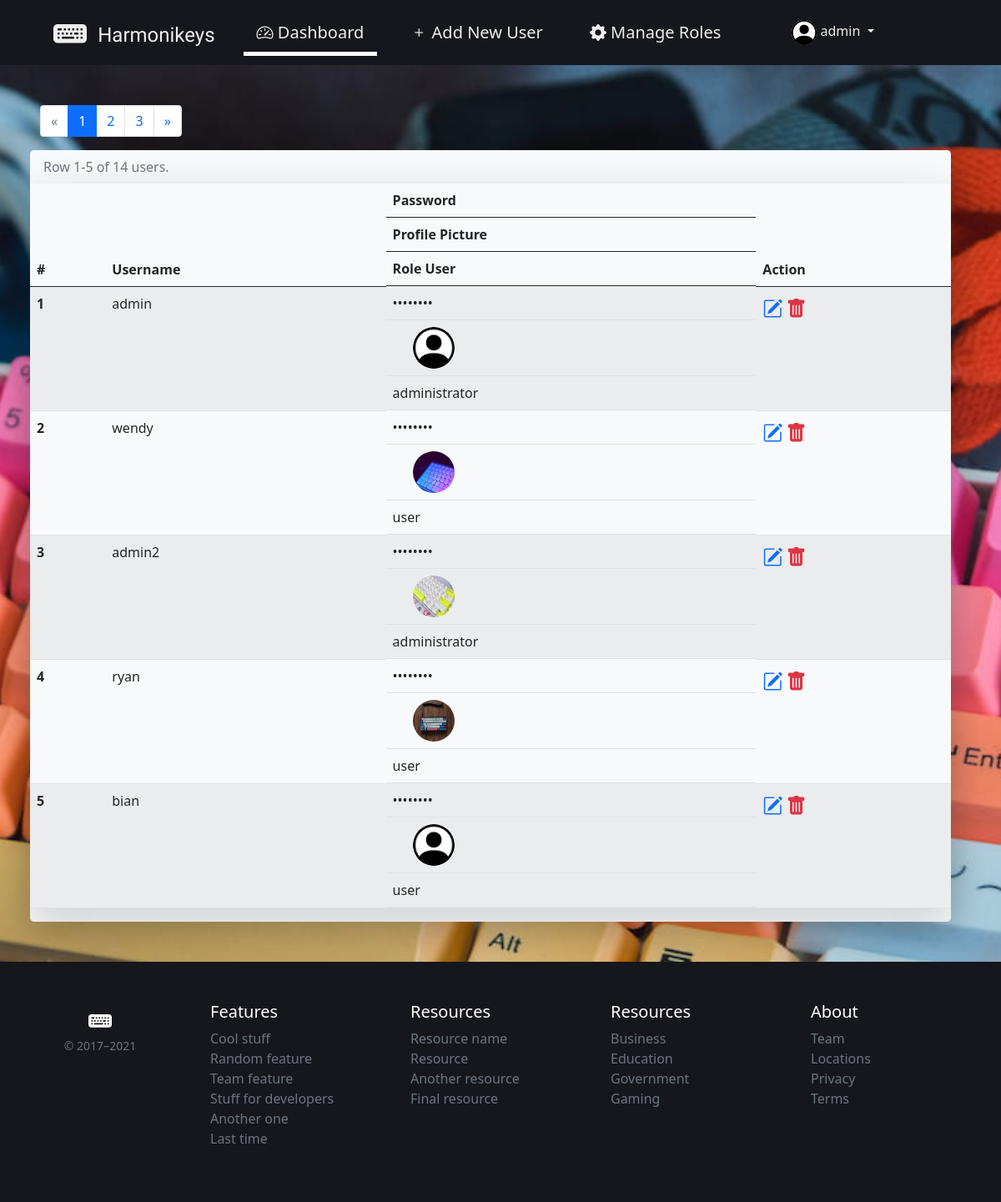
/admin/index.php (signed in), run on the app's committed database.
### tables this page shows
CREATE TABLE `tb_users` (
  `id` int(11) NOT NULL,
  `username` varchar(100) NOT NULL,
  `userpass` varchar(255) NOT NULL,
  `userimg` varchar(100) DEFAULT 'default_user_img.png',
  `userrole` varchar(50) NOT NULL DEFAULT 'user'
);

### helpers/functions.php (called while the page is built, shortened)
<?php
$conn = new mysqli("localhost", "root", "", "db_finalproject");
function query($query) {
  global $conn;
  $result = $conn->query($query);
  $rows = [];
  while ($row = mysqli_fetch_assoc($result)){
    $rows[] = $row;
  }
  return $rows;
}
?>

### admin/index.php (the view, shortened to what this page needs)
<?php
require "../helpers/functions.php";
if (isset($_SESSION["username"])) {
  $ses_username = $_SESSION["username"];
  $ses_data = query("SELECT * FROM tb_users WHERE username = '$ses_username'")[0];
}
$data_per_page = 5;
$data_total = count(query("SELECT * FROM tb_users"));
$page_total = ceil($data_total / $data_per_page);
$page_active = isset($_GET["page"]) ? $_GET["page"] : 1;
$page_first_data = ($data_per_page * $page_active) - $data_per_page;
$users = query("SELECT * FROM tb_users LIMIT $page_first_data, $data_per_page");
?>
<!doctype html>
<html lang="en">
<head>
  <link href="https://cdn.jsdelivr.net/npm/bootstrap@5.0.1/dist/css/bootstrap.min.css" rel="stylesheet"
>
  <link rel="stylesheet" href="https://cdn.jsdelivr.net/npm/bootstrap-icons@1.5.0/font/bootstrap-icons.css">
  <link rel="stylesheet" href="../pages/style.css">
</head>
<body>
  <header class="site-header sticky-top px-5" style="background-color: #16161d;">
    <div class="navbar navbar-expand-lg p-1">
      <div class="container d-flex flex-column flex-md-row">
        <div class="row w-100">
          <a href="" class="navbar-brand d-none d-lg-inline-block col-2">
            <i class="bi bi-keyboard-fill fs-1 d-inline-block"></i>
            <span class="d-inline-block fs-4 p-0 ps-2 position-relative"
              style="top: -4px;  font-family: 'Yellowtail', cursive;">Harmonikeys</span>
          </a>
          <nav class="collapse navbar-collapse justify-content-lg-center col-7 ps-3" id="navbar">
            <ul class="navbar-nav mb-2 mb-sm-0" id="menu">
              <li class="nav-item me-lg-4 active">
                <a class="nav-link fs-5" aria-current="page" href="#">
                  <i class="bi bi-speedometer2"></i>
                  <span>Dashboard</span>
                </a>
              </li>
              <li class="nav-item me-lg-4">
                <a class="nav-link fs-5" href="add_user.php">
                  <i class="bi bi-plus"></i>
                  <span>Add New User</span>
                </a>
              </li>
              <li class="nav-item me-lg-4">
                <a class="nav-link fs-5" href="roles.php">
                  <i class="bi bi-gear-fill"></i>
                  <span>Manage Roles</span>
                </a>
              </li>
            </ul>
          </nav>
          <div class="dropdown d-none d-lg-inline-block col-2 mt-3 p-1">
            <div class="d-none d-lg-block nav-item dropdown">
              <a class="dropdown-toggle text-decoration-none" href="#" id="dropdown2" data-bs-toggle="dropdown"
                aria-expanded="false">
                <img src="../img/<?= $ses_data['userimg'] ?>" class="rounded-pill" width="30" height="30"
                  alt="User Profile Image">
                <span><?= $ses_data['username'] ?></span>
              </a>
            </div>
          </div>
        </div>
      </div>
    </div>
  </header>
  <main class="min-vh-100 container p-5 d-flex flex-column align-content-center">
    <nav class="ps-n5">
      <ul class="pagination">
        <?php ($page_active > 1) ? $isOne = "" : $isOne = "disabled"; ?>
        <li class="page-item <?= $isOne ?>">
          <a class="page-link" href="?page=<?= $page_active-1 ?>">
            &laquo;
          </a>
        </li>
        <?php for($i = 1; $i <= $page_total; $i++) : ?>
        <?php ($i == $page_active) ? $isActive = "active" : $isActive = "" ; ?>
        <li class="page-item <?= $isActive ?>">
          <a class="page-link" href="?page=<?= $i ?>"><?= $i ?></a>
        </li>
        <?php endfor; ?>
        <?php ($page_active < $page_total) ? $isLast = "" : $isLast = "disabled"; ?>
        <li class="page-item <?= $isLast ?>">
          <a class="page-link" href="?page=<?= $page_active+1 ?>">
            &raquo;
          </a>
        </li>
      </ul>
    </nav>
    <div class="row w-100 bg-light rounded-3 shadow-lg">
      <table class="table table-striped caption-top border-bottom shadow shadow-lg">
        <caption class="ps-3">Row <?= $page_first_data+1 ?>-<?= $page_first_data+$data_per_page ?> of <?= $data_total ?> users.</caption>
        <thead>
          <th scope="col">#</th>
          <th scope="col">Username</th>
          <th scope="col" class="d-none d-lg-block">Password</th>
          <th scope="col" class="d-none d-lg-block">Profile Picture</th>
          <th scope="col" class="d-none d-lg-block">Role User</th>
          <th scope="col">Action</th>
        </thead>
        <tbody>
          <?php $i = 1; ?>
          <?php foreach($users as $row) : ?>
          <tr>
            <th scope="row"><?= $i+$page_first_data ?></th>
            <td><?= $row["username"] ?></td>
            <td class="d-none d-lg-block">••••••••</td>
            <td class="d-none d-lg-block"><img src='../img/<?= $row["userimg"] ?>' class="d-block rounded-circle mx-4 text-center" width="50"
                height="50" alt="User image"></td>
            <td class="d-none d-lg-block"><?= $row["userrole"] ?></td>
            <td>
              <a href="edit_user.php?id=<?= $row["id"] ?>" class="text-decoration-none">
                <i class="bi bi-pencil-square text-primary fs-4"></i>
              </a>
              <a href="del_user.php?id=<?= $row["id"]; ?>" class="text-decoration-none"
                onclick="return confirm('Are you sure?');">
                <i class="bi bi-trash-fill text-danger fs-4"></i>
              </a>
            </td>
          </tr>
          <?php $i++; ?>
          <?php endforeach; ?>
        </tbody>
      </table>
    </div>
  </main>
  <footer class="container-fluid py-5 text-white position-relative bottom-0 fixed-bottom"
    style="background-color: #16161d;">
    <div class="row">
      <div class="col-12 col-md text-center">
        <i class="bi bi-keyboard-fill fs-3"></i>
        <small class="d-block mb-3 text-muted">&copy; 2017–2021</small>
      </div>
      <div class="col-6 col-md">
        <h5>Features</h5>
        <ul class="list-unstyled text-small">
          <li><a class="link-secondary" href="#">Cool stuff</a></li>
          <li><a class="link-secondary" href="#">Random feature</a></li>
          <li><a class="link-secondary" href="#">Team feature</a></li>
          <li><a class="link-secondary" href="#">Stuff for developers</a></li>
          <li><a class="link-secondary" href="#">Another one</a></li>
          <li><a class="link-secondary" href="#">Last time</a></li>
        </ul>
      </div>
      <div class="col-6 col-md">
        <h5>Resources</h5>
        <ul class="list-unstyled text-small">
          <li><a class="link-secondary" href="#">Resource name</a></li>
          <li><a class="link-secondary" href="#">Resource</a></li>
          <li><a class="link-secondary" href="#">Another resource</a></li>
          <li><a class="link-secondary" href="#">Final resource</a></li>
        </ul>
      </div>
      <div class="col-6 col-md">
        <h5>Resources</h5>
        <ul class="list-unstyled text-small">
          <li><a class="link-secondary" href="#">Business</a></li>
          <li><a class="link-secondary" href="#">Education</a></li>
          <li><a class="link-secondary" href="#">Government</a></li>
          <li><a class="link-secondary" href="#">Gaming</a></li>
        </ul>
      </div>
      <div class="col-6 col-md">
        <h5>About</h5>
        <ul class="list-unstyled text-small">
          <li><a class="link-secondary" href="#">Team</a></li>
          <li><a class="link-secondary" href="#">Locations</a></li>
          <li><a class="link-secondary" href="#">Privacy</a></li>
          <li><a class="link-secondary" href="#">Terms</a></li>
        </ul>
      </div>
    </div>
  </footer>
</body>
</html>

### pages/style.css (style rules this page uses)
body { scroll-behavior: smooth; }
.container { max-width: 1280px; }
.site-header a { color: #efefef; transition: color .15s ease-in-out; }
ul#menu { list-style: none; }
ul#menu li { display: inline-block; padding: .3em .5em; position: relative; overflow: hidden; }
ul#menu li a { text-decoration: none; }
@media only screen and (min-width: 991px) { ul#menu li::before { position: absolute; display: block; content: ''; bottom: 0; left: -100%; width: 100%; height: 5px; transition: 0.4s; background-color: #fff; } }
@media only screen and (min-width: 991px) { ul#menu li.active::before, ul#menu li:hover::before { left: 0%; } }
body, html { height: 100%; overflow-x: hidden; }

### admin/index.php (style rules this page uses)
body { background-image: url("../img/keyboard3.jpg"); background-attachment: fixed; background-position: center; background-repeat: no-repeat; background-size: cover; scroll-behavior: smooth; }
a { text-decoration: none; color: black; }

### data on the page
tb_users: userimg (placeholder picture), username "admin", page_first_data "1", userrole "administrator"
tb_users: page_first_data "2", username "wendy", userimg (picture), userrole "user"
tb_users: page_first_data "3", username "admin2", userimg (picture), userrole "administrator"
tb_users: page_first_data "4", username "ryan", userimg (picture), userrole "user"
tb_users: page_first_data "5", username "bian", userimg (placeholder picture), userrole "user"

### other printed values
$page_first_data+1 "1"
$page_first_data+$data_per_page "5"
$data_total "14"
